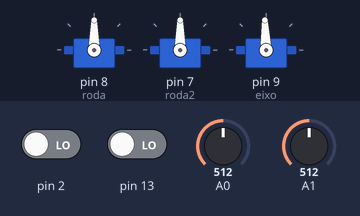
Recording of a sketch running on a simulated Arduino Uno, built with avr-gcc and run on an emulated ATmega328P. Shown: 3 × servo. Inputs (shaded band) come from the test bench; at power-on: A1 = 512, pin 2 LOW, pin 13 LOW, A0 = 512. What the sketch prints to the serial monitor is not drawn.

Above: at 2.2 s.
2.3 s: A1 set to 286
4.4 s: A1 set to 262
At 6.2 s:
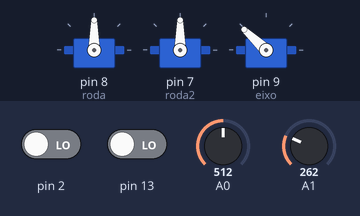
7.0 s: A1 set to 760
At 8.4 s:
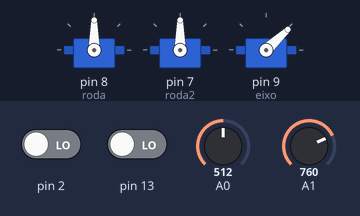
9.2 s: pin 2 driven HIGH
At 10.6 s:
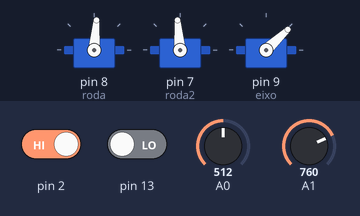
Timing chart, 0 to 12.2 s (numbered marks = the images above; inputs shaded):
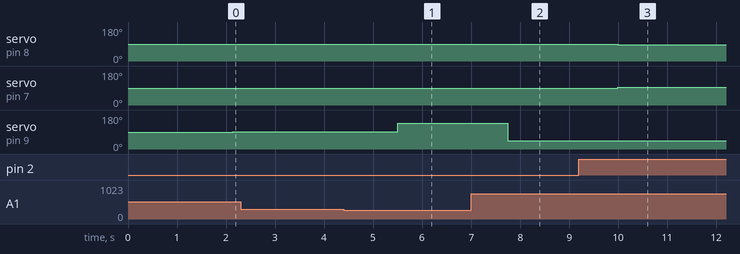

Measured:
- the behaviour switches between 274 and 273 on A1 (found by bisection; images 0 and 1)
- after the input at 4.4 s, servo on pin 9 (eixo): 92° → 137° after 1.1 s
- after the input at 7.0 s, servo on pin 9 (eixo): 137° → 43° after 0.75 s
- after the input at 9.2 s, servo on pin 8 (roda): 90° → 85° after 0.80 s; servo on pin 7 (roda2): 90° → 95° after 0.80 s

The sketch:

projeto_iec1.ino
```cpp
#include <Servo.h>
//https://github.com/jfbjesus/Projeto-IEC/tree/main?tab=readme-ov-file
String ssid     	= "Simulator Wifi";
String password 	= "";
String host     	= "api.thingspeak.com";
const int httpPort  = 80;
String uri 			= "/update?api_key=Y79U1AJ9DBFOWOBF&field1=";
String uri2 		= "/update?api_key=Y79U1AJ9DBFOWOBF&field2=";


int setupESP8266(void) {
  Serial.begin(115200);
  Serial.println("AT");
  delay(10);
  if (!Serial.find("OK")) return 1;
  Serial.println("AT+CWJAP=\"" + ssid + "\",\"" + password + "\"");
  delay(10);
  if (!Serial.find("OK")) return 2;
  Serial.println("AT+CIPSTART=\"TCP\",\"" + host + "\"," + httpPort);
  delay(50);
  if (!Serial.find("OK")) return 3;
  return 0;
}

void enviaTemperaturaESP8266(void) {
  int temp = map(analogRead(A0),20,358,-40,125);
  String httpPacket = "GET " + uri + String(temp) + " HTTP/1.1\r\nHost: " + host + "\r\n\r\n";
  int length = httpPacket.length();
  Serial.print("AT+CIPSEND=");
  Serial.println(length);
  delay(10);
  Serial.print(httpPacket);
  delay(10);
  if (!Serial.find("SEND OK\r\n")) return;
}
int direc;
Servo roda,roda2, eixo;
int valor, valor2, angulo, vel, vel2;
int mov;

void movimento(){
   valor = digitalRead(13);
   valor2 = digitalRead(2);
   if(valor==HIGH)
   {
     vel=95;
     vel2=85;
     mov=1;
   }
   if(valor2==HIGH)
   {
     vel=85;
     vel2=95;
     mov=1;
   }
   if(valor==LOW && valor2==LOW)
   {
     vel=90;
     vel2=90;
     mov=0;
   }
   if(analogRead(A1)>=750)
   {
     angulo=43;
     //direc=1;
   }
   if(analogRead(A1)<=273)
   {
     angulo=137;
     //direc=-1;
   }
   if(analogRead(A1)>273 && analogRead(A1)<750)
   {
     angulo=92;
     //=0;
   }
   eixo.write(angulo);
   roda.write(vel);
   roda2.write(vel2);
}

void setup() {
  roda.attach(8, 500, 2500);
  roda2.attach(7, 500, 2500);
  eixo.attach(9);
  setupESP8266();
}

void loop() {
  if(mov==0){
  enviaTemperaturaESP8266();
  delay(100);
  }
  //enviaPotenciometroESP8266;
  Serial.println(mov);
  movimento();
}
```
